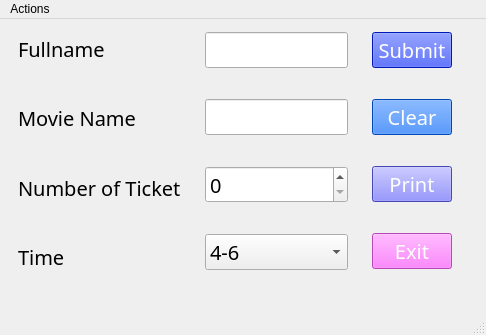
<?xml version="1.0" encoding="UTF-8"?>
<ui version="4.0">
 <class>MainWindow</class>
 <widget class="QMainWindow" name="MainWindow">
  <property name="geometry">
   <rect>
    <x>0</x>
    <y>0</y>
    <width>486</width>
    <height>335</height>
   </rect>
  </property>
  <property name="windowTitle">
   <string>MainWindow</string>
  </property>
  <widget class="QWidget" name="centralwidget">
   <widget class="QFrame" name="frame_4">
    <property name="geometry">
     <rect>
      <x>0</x>
      <y>-10</y>
      <width>470</width>
      <height>287</height>
     </rect>
    </property>
    <property name="frameShape">
     <enum>QFrame::NoFrame</enum>
    </property>
    <property name="frameShadow">
     <enum>QFrame::Raised</enum>
    </property>
    <layout class="QHBoxLayout" name="horizontalLayout">
     <item>
      <widget class="QFrame" name="frame">
       <property name="frameShape">
        <enum>QFrame::NoFrame</enum>
       </property>
       <property name="frameShadow">
        <enum>QFrame::Raised</enum>
       </property>
       <layout class="QVBoxLayout" name="verticalLayout">
        <item>
         <widget class="QLabel" name="label">
          <property name="font">
           <font>
            <family>Ubuntu Nerd Font</family>
            <pointsize>15</pointsize>
           </font>
          </property>
          <property name="text">
           <string>Fullname</string>
          </property>
         </widget>
        </item>
        <item>
         <spacer name="verticalSpacer">
          <property name="orientation">
           <enum>Qt::Vertical</enum>
          </property>
          <property name="sizeType">
           <enum>QSizePolicy::Fixed</enum>
          </property>
          <property name="sizeHint" stdset="0">
           <size>
            <width>20</width>
            <height>20</height>
           </size>
          </property>
         </spacer>
        </item>
        <item>
         <widget class="QLabel" name="label_2">
          <property name="font">
           <font>
            <family>Ubuntu Nerd Font</family>
            <pointsize>15</pointsize>
           </font>
          </property>
          <property name="text">
           <string>Movie Name</string>
          </property>
         </widget>
        </item>
        <item>
         <spacer name="verticalSpacer_2">
          <property name="orientation">
           <enum>Qt::Vertical</enum>
          </property>
          <property name="sizeType">
           <enum>QSizePolicy::Fixed</enum>
          </property>
          <property name="sizeHint" stdset="0">
           <size>
            <width>20</width>
            <height>20</height>
           </size>
          </property>
         </spacer>
        </item>
        <item>
         <widget class="QLabel" name="label_3">
          <property name="font">
           <font>
            <family>Ubuntu Nerd Font</family>
            <pointsize>15</pointsize>
           </font>
          </property>
          <property name="text">
           <string>Number of Ticket</string>
          </property>
         </widget>
        </item>
        <item>
         <spacer name="verticalSpacer_3">
          <property name="orientation">
           <enum>Qt::Vertical</enum>
          </property>
          <property name="sizeType">
           <enum>QSizePolicy::Fixed</enum>
          </property>
          <property name="sizeHint" stdset="0">
           <size>
            <width>20</width>
            <height>20</height>
           </size>
          </property>
         </spacer>
        </item>
        <item>
         <widget class="QLabel" name="label_4">
          <property name="font">
           <font>
            <family>Ubuntu Nerd Font</family>
            <pointsize>15</pointsize>
           </font>
          </property>
          <property name="text">
           <string>Time</string>
          </property>
         </widget>
        </item>
       </layout>
      </widget>
     </item>
     <item>
      <widget class="QFrame" name="frame_2">
       <property name="frameShape">
        <enum>QFrame::NoFrame</enum>
       </property>
       <property name="frameShadow">
        <enum>QFrame::Raised</enum>
       </property>
       <layout class="QVBoxLayout" name="verticalLayout_2">
        <item>
         <widget class="QLineEdit" name="in_fname">
          <property name="font">
           <font>
            <family>Ubuntu Nerd Font</family>
            <pointsize>15</pointsize>
           </font>
          </property>
         </widget>
        </item>
        <item>
         <spacer name="verticalSpacer_4">
          <property name="orientation">
           <enum>Qt::Vertical</enum>
          </property>
          <property name="sizeType">
           <enum>QSizePolicy::Fixed</enum>
          </property>
          <property name="sizeHint" stdset="0">
           <size>
            <width>20</width>
            <height>20</height>
           </size>
          </property>
         </spacer>
        </item>
        <item>
         <widget class="QLineEdit" name="in_movie">
          <property name="font">
           <font>
            <family>Ubuntu Nerd Font</family>
            <pointsize>15</pointsize>
           </font>
          </property>
         </widget>
        </item>
        <item>
         <spacer name="verticalSpacer_5">
          <property name="orientation">
           <enum>Qt::Vertical</enum>
          </property>
          <property name="sizeType">
           <enum>QSizePolicy::Fixed</enum>
          </property>
          <property name="sizeHint" stdset="0">
           <size>
            <width>20</width>
            <height>20</height>
           </size>
          </property>
         </spacer>
        </item>
        <item>
         <widget class="QSpinBox" name="spin_ticket">
          <property name="font">
           <font>
            <family>Ubuntu Nerd Font</family>
            <pointsize>15</pointsize>
           </font>
          </property>
         </widget>
        </item>
        <item>
         <spacer name="verticalSpacer_6">
          <property name="orientation">
           <enum>Qt::Vertical</enum>
          </property>
          <property name="sizeType">
           <enum>QSizePolicy::Fixed</enum>
          </property>
          <property name="sizeHint" stdset="0">
           <size>
            <width>20</width>
            <height>20</height>
           </size>
          </property>
         </spacer>
        </item>
        <item>
         <widget class="QComboBox" name="combo_time">
          <property name="font">
           <font>
            <family>Ubuntu Nerd Font</family>
            <pointsize>15</pointsize>
           </font>
          </property>
          <item>
           <property name="text">
            <string>4-6</string>
           </property>
          </item>
          <item>
           <property name="text">
            <string>6-8</string>
           </property>
          </item>
          <item>
           <property name="text">
            <string>8-10</string>
           </property>
          </item>
         </widget>
        </item>
       </layout>
      </widget>
     </item>
     <item>
      <widget class="QFrame" name="frame_3">
       <property name="frameShape">
        <enum>QFrame::NoFrame</enum>
       </property>
       <property name="frameShadow">
        <enum>QFrame::Raised</enum>
       </property>
       <layout class="QVBoxLayout" name="verticalLayout_3">
        <item>
         <widget class="QPushButton" name="btn_submit">
          <property name="font">
           <font>
            <family>Ubuntu Nerd Font</family>
            <pointsize>15</pointsize>
           </font>
          </property>
          <property name="styleSheet">
           <string notr="true">QPushButton { background: rgb(0, 34, 255);color:white }

</string>
          </property>
          <property name="text">
           <string>Submit</string>
          </property>
         </widget>
        </item>
        <item>
         <spacer name="verticalSpacer_7">
          <property name="orientation">
           <enum>Qt::Vertical</enum>
          </property>
          <property name="sizeType">
           <enum>QSizePolicy::Fixed</enum>
          </property>
          <property name="sizeHint" stdset="0">
           <size>
            <width>20</width>
            <height>20</height>
           </size>
          </property>
         </spacer>
        </item>
        <item>
         <widget class="QPushButton" name="btn_clear">
          <property name="font">
           <font>
            <family>Ubuntu Nerd Font</family>
            <pointsize>15</pointsize>
           </font>
          </property>
          <property name="styleSheet">
           <string notr="true">QPushButton { background: rgb(0, 100, 255);color:white }
</string>
          </property>
          <property name="text">
           <string>Clear</string>
          </property>
         </widget>
        </item>
        <item>
         <spacer name="verticalSpacer_8">
          <property name="orientation">
           <enum>Qt::Vertical</enum>
          </property>
          <property name="sizeType">
           <enum>QSizePolicy::Fixed</enum>
          </property>
          <property name="sizeHint" stdset="0">
           <size>
            <width>20</width>
            <height>20</height>
           </size>
          </property>
         </spacer>
        </item>
        <item>
         <widget class="QPushButton" name="btn_print">
          <property name="font">
           <font>
            <family>Ubuntu Nerd Font</family>
            <pointsize>15</pointsize>
           </font>
          </property>
          <property name="styleSheet">
           <string notr="true">QPushButton { background: rgb(100, 100, 255);color:white }


</string>
          </property>
          <property name="text">
           <string>Print</string>
          </property>
         </widget>
        </item>
        <item>
         <spacer name="verticalSpacer_9">
          <property name="orientation">
           <enum>Qt::Vertical</enum>
          </property>
          <property name="sizeType">
           <enum>QSizePolicy::Fixed</enum>
          </property>
          <property name="sizeHint" stdset="0">
           <size>
            <width>20</width>
            <height>20</height>
           </size>
          </property>
         </spacer>
        </item>
        <item>
         <widget class="QPushButton" name="btn_exit">
          <property name="font">
           <font>
            <family>Ubuntu Nerd Font</family>
            <pointsize>15</pointsize>
           </font>
          </property>
          <property name="styleSheet">
           <string notr="true">QPushButton { background: rgb(255, 100, 255);color:white }
</string>
          </property>
          <property name="text">
           <string>Exit</string>
          </property>
         </widget>
        </item>
       </layout>
      </widget>
     </item>
    </layout>
   </widget>
  </widget>
  <widget class="QMenuBar" name="menubar">
   <property name="geometry">
    <rect>
     <x>0</x>
     <y>0</y>
     <width>486</width>
     <height>21</height>
    </rect>
   </property>
   <widget class="QMenu" name="menuActions">
    <property name="title">
     <string>Actions</string>
    </property>
    <addaction name="actionSubmit"/>
    <addaction name="actionPrint"/>
    <addaction name="actionClear"/>
    <addaction name="separator"/>
    <addaction name="actionExit"/>
   </widget>
   <addaction name="menuActions"/>
  </widget>
  <widget class="QStatusBar" name="statusbar"/>
  <action name="actionSubmit">
   <property name="text">
    <string>Submit</string>
   </property>
  </action>
  <action name="actionClear">
   <property name="text">
    <string>Clear</string>
   </property>
  </action>
  <action name="actionExit">
   <property name="text">
    <string>Exit</string>
   </property>
  </action>
  <action name="actionPrint">
   <property name="text">
    <string>Print</string>
   </property>
  </action>
 </widget>
 <tabstops>
  <tabstop>in_movie</tabstop>
  <tabstop>btn_clear</tabstop>
  <tabstop>spin_ticket</tabstop>
  <tabstop>combo_time</tabstop>
  <tabstop>btn_print</tabstop>
  <tabstop>btn_exit</tabstop>
  <tabstop>in_fname</tabstop>
  <tabstop>btn_submit</tabstop>
 </tabstops>
 <resources/>
 <connections/>
</ui>
